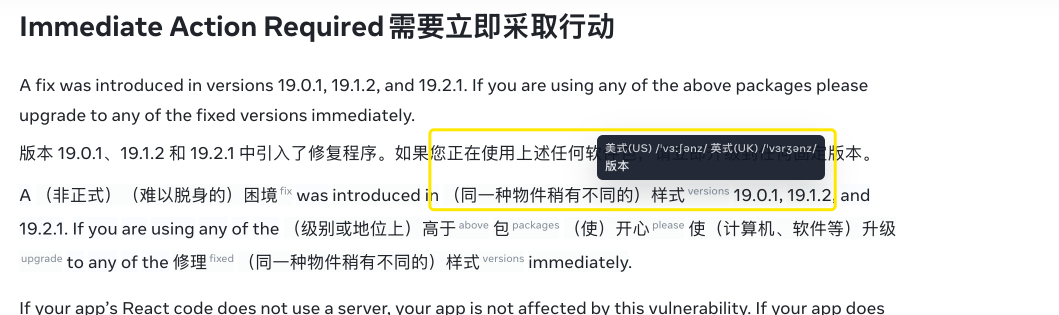
#> input picture image copy.png, 2118 x 630 px (shown at 1/2 size)
$ python resize-image.py '../image copy.png' out.png
#> lines starting #> are read from the running program, lines starting #| are printed output that depends on the picture
#> in main, img is the input picture: PIL image 2118x630 RGBA; mean R, G, B, A 232.8, 233.3, 232, 255
#!/usr/bin/env python3
"""Resize any image to 1280x800 JPG (center-crop, no alpha)."""

import os
import sys

try:
    from PIL import Image
except Exception:
    sys.stderr.write(
        "Pillow is required. Install with: python3 -m pip install pillow\n"
    )
    sys.exit(1)

TARGET_W = 1280
TARGET_H = 800


def build_default_output_path(input_path: str) -> str:
    base, _ext = os.path.splitext(input_path)
    return f"{base}-1280x800.jpg"


def resize_cover_center(img: Image.Image, target_w: int, target_h: int) -> Image.Image:
#> called with target_w = 1280, target_h = 800
    src_w, src_h = img.size
#> src_w = 2118; src_h = 630
    scale = max(target_w / src_w, target_h / src_h)
#> scale = 1.27
    new_w = int(round(src_w * scale))
#> new_w = 2690
    new_h = int(round(src_h * scale))
#> new_h = 800
    resized = img.resize((new_w, new_h), Image.LANCZOS)
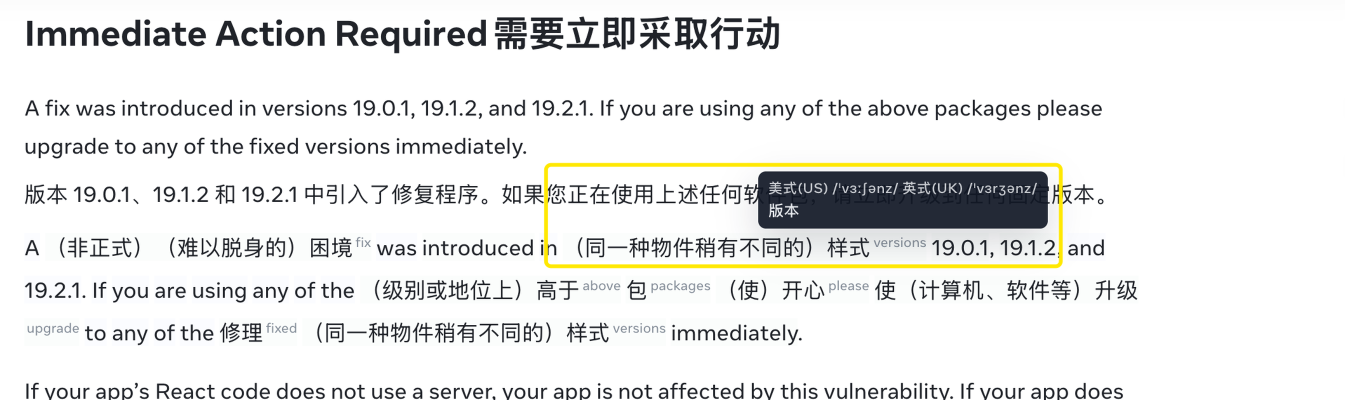
#> resized: PIL image 2690x800 RGB (shown at 1/2 size); mean R, G, B 232.6, 233, 231.8

    left = max(0, (new_w - target_w) // 2)
#> left = 705
    top = max(0, (new_h - target_h) // 2)
#> top = 0
    right = left + target_w
#> right = 1985
    bottom = top + target_h
#> bottom = 800
    return resized.crop((left, top, right, bottom))
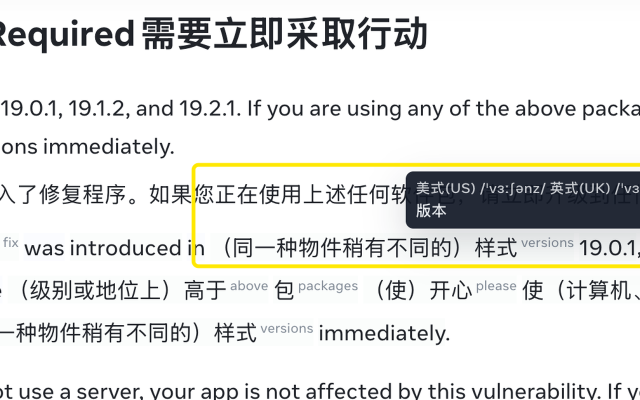
#> returned value: PIL image 1280x800 RGB (shown at 1/2 size); mean R, G, B 224.4, 224.9, 222.6


def main() -> int:
    if len(sys.argv) < 2:
        sys.stderr.write(
            "Usage: python3 scripts/resize-image.py <input> [output.jpg]\n"
        )
        return 1

    input_path = sys.argv[1]
    output_path = sys.argv[2] if len(sys.argv) >= 3 else build_default_output_path(input_path)

    if not os.path.isfile(input_path):
        sys.stderr.write(f"Input not found: {input_path}\n")
        return 1

    with Image.open(input_path) as img:
        if img.mode not in ("RGB", "L"):
            img = img.convert("RGB")
        elif img.mode == "L":
            img = img.convert("RGB")

        final_img = resize_cover_center(img, TARGET_W, TARGET_H)
        final_img.save(output_path, "JPEG", quality=92, optimize=True, progressive=True)

    print(f"Saved: {output_path}")
    return 0


if __name__ == "__main__":
    raise SystemExit(main())
#> (the program exits here)
